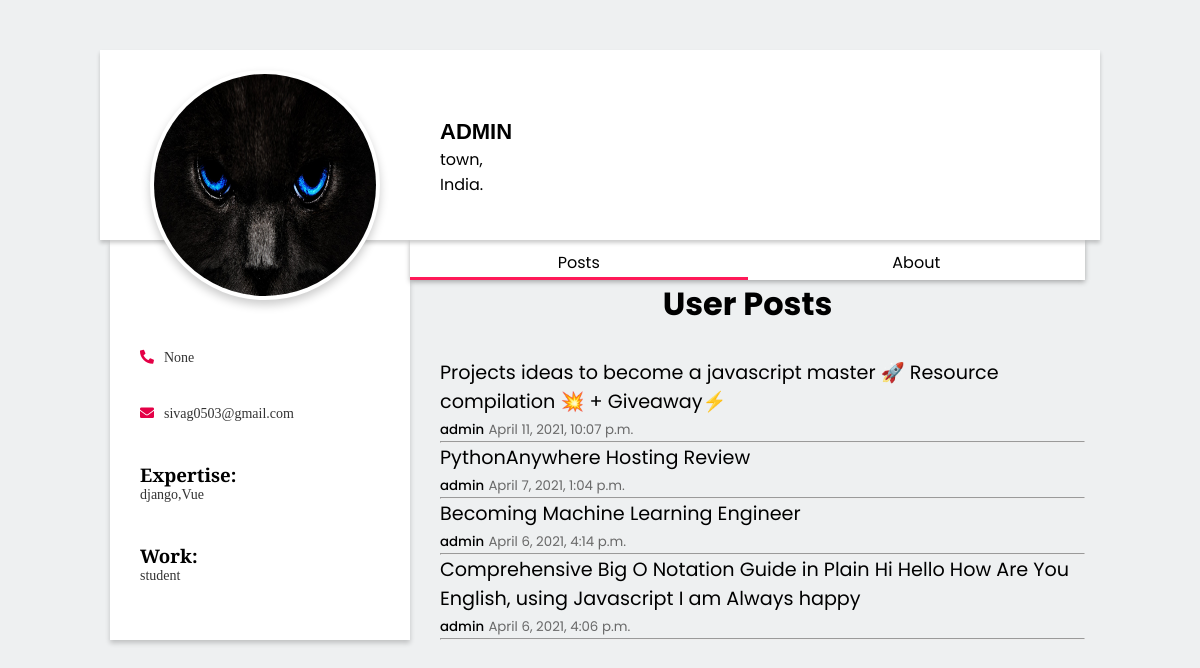
/profile_page/33/1, run on an earlier commit of the app's database.
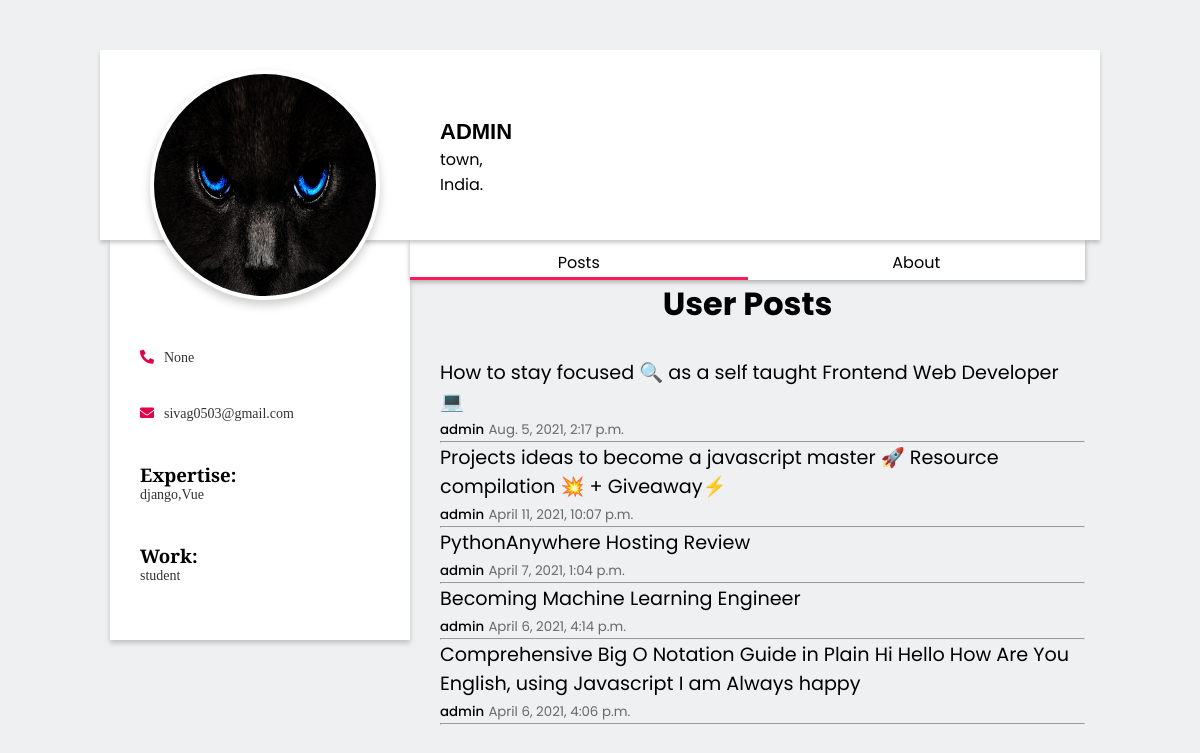
And on a later commit of the database.
### apps/main/models.py (models this page shows, shortened)
class Post(models.Model):
    user = models.ForeignKey(User,related_name='user',on_delete=models.CASCADE)
    title = models.CharField(max_length=255,blank=True,null=True)
    tags = TaggableManager()
    content = models.TextField(blank=True,null=True)
    created_at = models.DateTimeField(auto_now_add=True)
    class Meta:
    	ordering = ('-created_at',)

### apps/userProfile/models.py (models this page shows, shortened)
class UserProfile(models.Model):
    user = models.OneToOneField(User,related_name='user_profile',on_delete=models.CASCADE)
    profile_image = models.ImageField(upload_to='uploads/',default='default.jpg',null=True,blank=True)
    phone = models.IntegerField(null=True,blank=True)
    age = models.IntegerField(null=True,blank=True)
    address  = models.CharField(max_length=300,null=True,blank=True)
    city  = models.CharField(max_length=300,null=True,blank=True)
    country  = models.CharField(max_length=300,null=True,blank=True)
    postal_code  = models.IntegerField(null=True,blank=True)
    about  = models.TextField(max_length=500,null=True,blank=True)
    work  = models.CharField(max_length=300,null=True,blank=True)
    education  = models.CharField(max_length=300,null=True,blank=True)

### apps/userProfile/views.py (the view)
# urls.py: path('profile_page/<int:pk>/<int:user>',views.profile_page,name='profile_page'),
def profile_page(request,pk,user):
	posts = get_object_or_404(Post,pk=pk)
	user_posts = Post.objects.filter(user=user)
	context= {
		'posts':posts,
		'user_posts':user_posts
	}
	return render(request,'profile_page.html',context)

### apps/userProfile/templates/profile_page.html (shortened to what this page needs)
{% load static %}
<!DOCTYPE html>
<html lang="en">
<head>
	<link rel="stylesheet" href="{% static 'css/profile_page.css' %}">
	<link rel="stylesheet" href="https://use.fontawesome.com/releases/v5.15.3/css/all.css">
</head>
<body style="background-color: #EEF0F1;overflow-x: hidden;">
	<div class="container">
		<div class="profile_header">
			<div class="profile_img">
				<img src="{{ posts.user.user_profile.profile_image.url }}" width="200" alt="">
			</div>
			<div class="profile_nav_info">
				<h3 class="username">{{ posts.user.username }}</h3>
				<div class="address">
					<p class="state">{{ posts.user.user_profile.city }},</p>
					<span class="country">{{ posts.user.user_profile.country }}.</span>
				</div>
			</div>
		</div>
		<div class="main_bd">
			<div class="left_side">
				<div class="profile_side" style="height: 400px;">
					<p class="phone_number" style="margin-top: 20px;">
						<i class="fa fa-phone"></i>{{ posts.user.user_profile.phone }}
					</p>
					<p class="user_mail" style="margin-top: 40px;">
						<i class="fa fa-envelope"></i>{{ posts.user.email }}
					</p>
					<div class="user_bio"style="margin-top: 40px;">
						<h3>Expertise:</h3>
						<p class="bio">
							{{ posts.user.user_profile.education }}
						</p>
					</div>
					<div class="user_bio"style="margin-top: 40px;">
						<h3>Work:</h3>
						<p class="bio">
							{{ posts.user.user_profile.work }}
						</p>
					</div>
				</div>
			</div>
			<div class="right_side">
				<div class="nav">
					<ul>
						<li onclick="tabs(0)" class="user_post active" active>Posts</li>
						<li onclick="tabs(1)" class="user_review">About</li>
					</ul>
				</div>
				<div class="profile_body">
					<div class="profile_post tab">
						<h1>User Posts</h1>
						<div style="margin-top: 30px;">
							{% for post in user_posts %}
							<div style="margin-left: 30px;">
								<div>
									<a href="{% url 'blog_detail' pk=post.id %}" class="post_title">
									{{post.title}}</a>
								</div>
								<small style="font-weight: 500">{{post.user}}</small>
								<small style="color: dimgrey;">{{post.created_at}}</small>
								<hr>
							</div>
							{% endfor %}
						</div>
					</div>
				</div>
			</div>
		</div>
	</div>
</body>
</html>

### static/css/profile_page.css (style rules this page uses)
:root { --color: #e40046; }
* { padding: 0px; margin: 0px; box-sizing: border-box; }
body { background: #e9e9e9; overflow-x: hidden; padding-top: 50px; margin: 0 100px; font-family: 'Poppins', sans-serif; }
.profile_header { background: #fff; display: flex; width: 100%; height: 190px; box-shadow: 0px 3px 4px rgba(0,0,0,.2); position: relative; }
.profile_img { float: left; height: 200px; width: 340px; }
.profile_img img { left: 50px; background: #fff; border-radius: 50%; height: 230px; width: 230px; position: absolute; box-shadow: 0px 5px 10px rgba(0,0,0,.2); border: 4px solid #fff; top:20px; z-index: 5; }
.profile_nav_info { float: left; flex-direction: column; justify-content: center; padding-top: 60px; }
.profile_nav_info h3 { font-family: sans-serif; font-variant: small-caps; font-weight: bold; font-size: 2rem; }
.main_bd { width: 100%; display: flex; padding-right: 15px; }
.profile_side { width: 300px; box-shadow: 0px 3px 5px rgba(0,0,0,.2); background: #fff; padding: 90px 30px 20px; font-family: "Bree Serif",serif; margin-left: 10px; z-index: 99; }
.profile_side p { color: #333; margin-bottom:7px; font-size: 14px; }
.profile_side p i { color: var(--color); margin-right:10px; }
.phone_number i { transform: rotateY(180deg); }
.nav { z-index: -1; width: 100%; }
.nav ul { display: flex; justify-content: center; list-style-type: none; height: 40px; background: #fff; box-shadow: 0px 2px 5px rgba(0,0,0,.3); }
.nav ul li { padding: 10px; text-align: center; width: 100%; cursor: pointer; transition: all .2s ease-in-out; }
.nav ul li:hover,.nav ul li.active { box-shadow: 0px -3px 0px rgba(288,0,70,.9) inset; }
.tab h1 { text-align: center; }
.post_title { text-indent: 80px; text-decoration: none; color: black; font-size: larger; }

What changed in the data, as far as the page shows it:
added Post: title "How to stay focused 🔍 as a self taught Frontend Web Developer 💻", user "admin", created_at "Aug. 5, 2021, 2:17 p.m."
